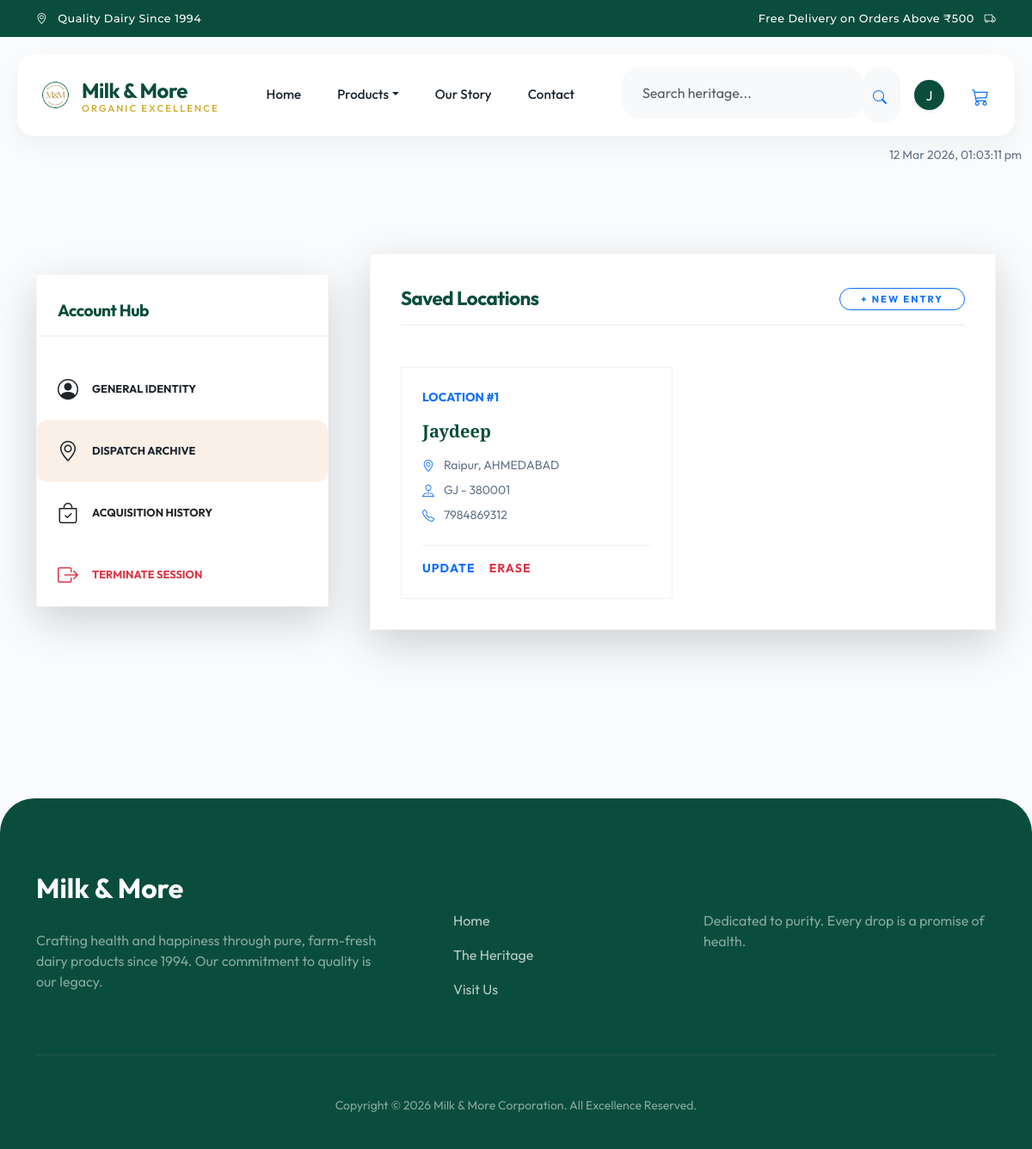
The page /address/ (signed in) on the database its author committed.
### app/models.py (models this page shows, shortened)
class Customer(models.Model):
    user = models.ForeignKey(User,on_delete=models.CASCADE)
    name = models.CharField(max_length=30)
    locality = models.CharField(max_length=300)
    city = models.CharField(max_length=50)
    mobile =models.IntegerField()
    zipcode = models.IntegerField()
    state = models.CharField(choices=STATE_CHOICES,max_length=50)

### app/views.py (the view)
# urls.py: path("address/",adress,name="address"),
@login_required
def adress(request):
    cartitem = cart_num(request)
    add = Customer.objects.filter(user=request.user)
    return render(request,'address.html',locals())

### app/context_processors.py (called while the page is built)
def regional_restriction(request):
    is_delivery = hasattr(request.user, 'deliveryperson')
    if request.user.is_authenticated and not request.user.is_staff and not is_delivery:
        has_addresses = Customer.objects.filter(user=request.user).exists()
        in_ahmedabad = Customer.objects.filter(user=request.user, city__iexact='Ahmedabad').exists()
        show_restricted_overlay = has_addresses and not in_ahmedabad
        return {
            'is_in_ahmedabad': in_ahmedabad,
            'has_any_address': has_addresses,
            'show_restricted_overlay': show_restricted_overlay
        }
    return {
        'is_in_ahmedabad': True, # Default to True for guests/staff to avoid blocking
        'has_any_address': False,
        'show_restricted_overlay': False
    }

### app/views.py (called while the page is built)
def cart_num(request)->int:
    if request.user.is_authenticated:
        return  Cart.objects.filter(user=request.user).count()
    else:
        cart = request.session.get('cart', {})
        return len(cart)

### Dairy-webapp-main/app/templates/address.html (shortened to what this page needs)
{% extends "base.html" %}
{% load static %}
{% block main %}
<div class="container py-5 my-5">
    <div class="row g-5">
        <div class="col-lg-4" data-aos="fade-right">
            <div class="filter-card shadow-lg p-0 overflow-hidden">
                <div class="filter-header px-4 pt-4">
                    <span style="font-size: 1.2rem;">Account Hub</span>
                </div>
                <div class="list-group list-group-flush rounded-0 bg-transparent">
                    <a href="{% url 'profile'%}"
                        class="list-group-item list-group-item-action py-4 px-4 bg-transparent border-0 d-flex align-items-center gap-3 {% if request.resolver_match.url_name == 'profile' %}active-link{% endif %}">
                        <i class="bi bi-person-circle fs-4"></i>
                        <span class="text-uppercase letter-spacing-2 fw-bold" style="font-size: 0.8rem;">General
                            Identity</span>
                    </a>
                    <a href="{% url 'address'%}"
                        class="list-group-item list-group-item-action py-4 px-4 bg-transparent border-0 d-flex align-items-center gap-3 {% if request.resolver_match.url_name == 'address' %}active-link{% endif %}">
                        <i class="bi bi-geo-alt fs-4"></i>
                        <span class="text-uppercase letter-spacing-2 fw-bold" style="font-size: 0.8rem;">Dispatch
                            Archive</span>
                    </a>
                    <a href="{% url 'orders'%}"
                        class="list-group-item list-group-item-action py-4 px-4 bg-transparent border-0 d-flex align-items-center gap-3">
                        <i class="bi bi-bag-check fs-4"></i>
                        <span class="text-uppercase letter-spacing-2 fw-bold" style="font-size: 0.8rem;">Acquisition
                            History</span>
                    </a>
                    <a href="{% url 'logout'%}"
                        class="list-group-item list-group-item-action py-4 px-4 bg-transparent border-0 d-flex align-items-center gap-3 text-danger">
                        <i class="bi bi-box-arrow-right fs-4"></i>
                        <span class="text-uppercase letter-spacing-2 fw-bold" style="font-size: 0.8rem;">Terminate
                            Session</span>
                    </a>
                </div>
            </div>
        </div>
        <div class="col-lg-8" data-aos="fade-left">
            <div class="filter-card shadow-lg">
                <div class="filter-header mb-5 d-flex justify-content-between align-items-center">
                    <span>Saved Locations</span>
                    <a href="{% url 'profile' %}"
                        class="btn btn-sm btn-outline-primary rounded-0 px-4 text-uppercase fw-bold"
                        style="font-size: 0.7rem; letter-spacing: 2px;">+ New Entry</a>
                </div>
                <div class="row g-4">
                    {% for ad in add %}
                    <div class="col-md-6">
                        <div class="p-4 border border-secondary border-opacity-10 h-100 position-relative"
                            style="background: rgba(255,255,255,0.02);">
                            <div class="text-primary small text-uppercase letter-spacing-2 fw-bold mb-3">Location
                                #{{forloop.counter}}</div>
                            <h5 class="fw-bold mb-3" style="font-family: 'Cinzel';">{{ad.name}}</h5>
                            <ul class="list-unstyled small text-muted mb-4 d-flex flex-column gap-2">
                                <li><i class="bi bi-geo-alt me-2 text-primary"></i> {{ad.locality}}, {{ad.city}}</li>
                                <li><i class="bi bi-pin-map me-2 text-primary"></i> {{ad.state}} - {{ad.zipcode}}</li>
                                <li><i class="bi bi-telephone me-2 text-primary"></i> {{ad.mobile}}</li>
                            </ul>
                            <div class="d-flex gap-3 pt-3 border-top border-secondary border-opacity-10">
                                <a href="{% url 'updateAddress' pk=ad.id %}"
                                    class="text-primary text-decoration-none small text-uppercase fw-bold"
                                    style="letter-spacing: 1px;">Update</a>
                                <a href="{% url 'deleteaddress' pk=ad.id %}"
                                    class="text-danger text-decoration-none small text-uppercase fw-bold"
                                    style="letter-spacing: 1px;">Erase</a>
                            </div>
                        </div>
                    </div>
                    {% empty %}
                    <div class="col-12 text-center py-5">
                        <i class="bi bi-map display-1 text-muted opacity-10 mb-4 d-block"></i>
                        <h4 class="fw-bold">No dispatch archives found.</h4>
                        <p class="text-muted">Register your first delivery location in the general identity tab.</p>
                    </div>
                    {% endfor %}
                </div>
            </div>
        </div>
    </div>
</div>
{% endblock main %}

### Dairy-webapp-main/app/templates/base.html (shortened to what this page needs)
{% load static %}
<!DOCTYPE html>
<html lang="en">
<head>
  <link href="https://unpkg.com/aos@2.3.1/dist/aos.css" rel="stylesheet">
  <link rel="stylesheet" href="https://cdn.jsdelivr.net/npm/bootstrap-icons@1.11.3/font/bootstrap-icons.min.css">
  <link href="https://cdn.jsdelivr.net/npm/bootstrap@5.3.3/dist/css/bootstrap.min.css" rel="stylesheet">
  <link rel="stylesheet" href="{% static 'css/owl.carousel.min.css' %}">
  <link rel="stylesheet" href="{% static 'css/all.min.css' %}">
  <link rel="stylesheet" href="{% static 'css/style.css' %}">
</head>
<body>
  <div class="message-container position-fixed top-0 start-50 translate-middle-x p-4"
    style="z-index: 9999; width: 100%; max-width: 500px;">
  </div>
  {% if request.resolver_match.url_name != 'login' %}
  <div class="top-utility-bar d-none d-lg-block">
    <div class="container d-flex justify-content-between">
      <div><i class="bi bi-geo-alt me-2"></i> Quality Dairy Since 1994</div>
      <div>Free Delivery on Orders Above ₹500 <i class="bi bi-truck ms-2"></i></div>
    </div>
  </div>
  <nav class="navbar navbar-expand-lg sticky-top">
    <div class="container">
      <a class="logo-container text-decoration-none d-flex align-items-center gap-2" href="/">
        <img src="{% static 'images/logo.png' %}" alt="Logo" style="height: 45px; width: auto; border-radius: 8px;">
        <div>
          <span class="logo-main d-block">Milk & More</span>
          <span class="logo-sub d-block">Organic Excellence</span>
        </div>
      </a>
      <div class="collapse navbar-collapse" id="navbarSupportedContent">
        <ul class="navbar-nav mx-auto mb-2 mb-lg-0">
          <li class="nav-item">
            <a class="nav-link {% if request.path == '/' %}active{% endif %}" href="/">Home</a>
          </li>
          <li class="nav-item dropdown">
            <a class="nav-link dropdown-toggle" href="#" role="button" data-bs-toggle="dropdown">Products</a>
          </li>
          <li class="nav-item">
            <a class="nav-link" href="{% url 'about'%}">Our Story</a>
          </li>
          <li class="nav-item">
            <a class="nav-link" href="{% url 'contact'%}">Contact</a>
          </li>
        </ul>
        <div class="d-flex align-items-center gap-3">
          <form class="d-none d-xl-flex" role="search" action="/search">
            <div class="input-group">
              <input class="form-control border-0 bg-light text-dark rounded-start-pill ps-4" name="search"
                type="search" placeholder="Search heritage..." aria-label="Search">
              <button class="btn bg-light text-primary border-0 rounded-end-pill pe-3" type="submit">
                <i class="bi bi-search"></i>
              </button>
            </div>
          </form>
          <div class="d-flex align-items-center">
            {% if request.user.is_authenticated %}
            <div class="dropdown me-3">
              <a class="text-primary text-decoration-none d-flex align-items-center" href="#" role="button"
                data-bs-toggle="dropdown">
                <div
                  class="bg-primary text-white rounded-circle d-flex align-items-center justify-content-center me-2 shadow-sm"
                  style="width: 35px; height: 35px; font-family: 'Outfit'; background-color: var(--primary) !important;">
                  {{request.user.username|slice:":1"|upper}}
                </div>
              </a>
            </div>
            <a href="{% url 'showcart' %}" class="btn btn-outline-primary border-0 position-relative p-2">
              <i class="bi bi-cart3 fs-5"></i>
            </a>
            {% else %}
            <a href="{% url 'login' %}" class="btn px-4 fw-bold" style="color: var(--primary);">Login</a>
            <a href="{% url 'signup' %}" class="btn rounded-pill px-4 text-white fw-bold ms-2 shadow-sm"
              style="background-color: var(--primary);">Sign Up</a>
            {% endif %}
          </div>
        </div>
      </div>
    </div>
  </nav>
  <div class="container-fluid mt-2 mb-2">
    <div class="row">
      <div class="col text-end">
        <span id="realtime-datetime" class="text-muted small"></span>
      </div>
    </div>
  </div>
  {% endif %}
  <main class="{% if request.resolver_match.url_name == 'login' %}login-page-wrapper{% endif %}">
    <div class="container-fluid p-0 overflow-hidden">
      {% block main %}{% endblock main %}
    </div>
  </main>
  {% if request.resolver_match.url_name != 'login' %}
  <footer class="footer">
    <div class="container">
      <div class="row g-5">
        <div class="col-md-5">
          <div class="footer-logo-main">Milk & More</div>
          <p class="text-white-50 mb-4" style="max-width: 400px;">
            Crafting health and happiness through pure, farm-fresh dairy products since 1994. Our commitment to quality
            is our legacy.
          </p>
        </div>
        <div class="col-md-3">
          <h5 class="fw-bold mb-4 text-uppercase letter-spacing-2" style="font-family: 'Montserrat';">Discover</h5>
          <ul class="list-unstyled d-flex flex-column gap-3">
            <li><a href="/" class="text-white-50 text-decoration-none hover-link">Home</a></li>
            <li><a href="{% url 'about' %}" class="text-white-50 text-decoration-none hover-link">The Heritage</a></li>
            <li><a href="{% url 'contact' %}" class="text-white-50 text-decoration-none hover-link">Visit Us</a></li>
          </ul>
        </div>
        <div class="col-md-4">
          <h5 class="fw-bold mb-4 text-uppercase letter-spacing-2" style="font-family: 'Montserrat';">Legacy</h5>
          <p class="text-white-50 mb-4">Dedicated to purity. Every drop is a promise of health.</p>
        </div>
      </div>
      <hr class="border-secondary my-5 opacity-25">
      <div class="text-center text-white-50 small">
        Copyright &copy; 2026 Milk & More Corporation. All Excellence Reserved.
      </div>
    </div>
  </footer>
  {% endif %}
</body>
</html>

### app/static/css/style.css (style rules this page uses)
:root { --primary: #0b4d3c; --primary-light: #1a6d5a; --secondary: #d4af37; --secondary-light: #f4d03f; --accent: #f0f7f4; --bg-color: #fafbfc; --surface-color: #ffffff; --text-primary: #1c252e; --text-muted: #64748b; --white: #ffffff; --danger: #e11d48; --success: #10b981; --border-radius: 20px; --border-radius-lg: 32px; --border-radius-sm: 12px; --transition: all 0.4s cubic-bezier(0.23, 1, 0.32, 1); --card-shadow: 0 10px 30px -5px rgba(11, 77, 60, 0.08); --hover-shadow: 0 20px 40px -10px rgba(11, 77, 60, 0.15); --glass: rgba(255, 255, 255, 0.85); --steel-blue-gray: #64748b; --deep-teal-blue: #0b4d3c; --light-cream: #fdfaf5; }
body { background-color: var(--bg-color); color: var(--text-primary); font-family: 'Outfit', sans-serif; overflow-x: hidden; }
h1, h2, h3, h4, h5, h6 { color: var(--primary); font-weight: 700; line-height: 1.3; }
.text-muted { color: var(--text-muted) !important; }
.card, .btn, .form-control, .dropdown-menu, .nav-link, .badge-classic, img { border-radius: var(--border-radius) !important; }
.bi { vertical-align: middle; line-height: inherit; display: inline-flex; align-items: center; justify-content: center; }
.btn .bi, .rounded-circle .bi { line-height: 0; }
.top-utility-bar { background: var(--primary); color: var(--white); padding: 12px 0; font-size: 0.8rem; font-family: 'Montserrat', sans-serif; letter-spacing: 0.5px; font-weight: 500; }
.navbar { background: var(--glass); backdrop-filter: blur(20px); border-bottom: 1px solid rgba(0, 0, 0, 0.05); padding: 15px 0; margin-top: 20px; margin-left: 20px; margin-right: 20px; border-radius: var(--border-radius); box-shadow: 0 10px 30px rgba(0, 0, 0, 0.05); z-index: 1050; }
.nav-link { color: var(--text-primary) !important; font-family: 'Outfit', sans-serif; font-weight: 500; font-size: 0.95rem; margin: 0 5px; transition: var(--transition); padding: 8px 16px !important; border-radius: var(--border-radius-sm) !important; }
.logo-main { font-family: 'Outfit', sans-serif; font-weight: 700; font-size: 1.5rem; color: var(--primary); letter-spacing: -0.5px; }
.logo-sub { font-family: 'Outfit', sans-serif; font-size: 0.7rem; letter-spacing: 2px; color: var(--secondary); text-transform: uppercase; font-weight: 600; display: block; margin-top: -5px; }
.filter-card { background: var(--surface-color); padding: 35px; box-shadow: var(--card-shadow); border: 1px solid rgba(0, 0, 0, 0.03); position: sticky; top: 120px; }
.filter-header { font-size: 1.4rem; font-weight: 700; color: var(--primary); margin-bottom: 25px; padding-bottom: 12px; border-bottom: 2px solid var(--accent); letter-spacing: -0.5px; }
.form-control { background: #fdfdfd; border: 2px solid #f1f5f9; color: var(--text-primary); padding: 18px 28px; margin-bottom: 5px; transition: var(--transition); }
.active-link { background: var(--accent) !important; border-radius: var(--border-radius-sm) !important; color: var(--primary) !important; font-weight: 600 !important; }
.message-container { top: 40px !important; }
.footer { background: var(--primary); border-radius: 40px 40px 0 0; margin-top: 100px; padding: 80px 0 40px; color: #fff; }
.footer-logo-main { font-family: 'Outfit', sans-serif; font-weight: 700; font-size: 2rem; color: var(--white); margin-bottom: 25px; }
.hover-link { color: rgba(255, 255, 255, 0.7) !important; transition: var(--transition); }

### Dairy-webapp-main/app/templates/address.html (style rules this page uses)
.active-link { background: rgba(210, 105, 30, 0.1) !important; border-left: 4px solid var(--primary-color) !important; color: var(--primary-color) !important; }

### rows shown on the page
Customer: name "Jaydeep", locality "Raipur", city "AHMEDABAD", state "GJ", zipcode "380001", mobile "7984869312"

### other values the page prints
{{ request.user.username|slice:":1"|upper }} "J"
